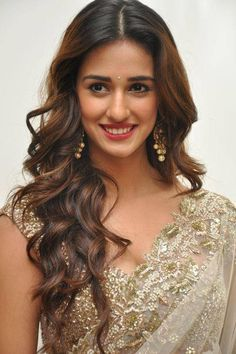
#> input picture data/001_TheGorgeousDishaPatani.jpg, 236 x 354 px, found by its file name
$ python rough.py
#> lines starting #> are read from the running program, lines starting #| are printed output that depends on the picture
### utils/directory_utils.py
import os

resources_directory = "F:/StudyMaterial/Efforts/technical/Machine Learning/pyCharmWorkspace/data_science/zdata"

def add_resources_to_path():
    print("Old Directory:: " + os.getcwd())
    directory_1 = os.getcwd() + "/zdata"
    condition_1 = os.getcwd().endswith("data_science")
    directory_2 = "./zdata/"
    condition_2 = os.getcwd().endswith("zdata")
    directory_3 = os.getcwd() + "/../../../../../zdata"
    absolute_input_data_path = directory_1 if condition_1 else directory_2 if condition_2 else directory_3
    os.chdir(absolute_input_data_path)
    print("Current Directory:: " + os.getcwd())
    return absolute_input_data_path


# [11 lines of commented-out code are left out]

### ai/ml/cv/open-cv/UCF-CRCV/rough.py
import matplotlib
import cv2
import numpy as np

from directory_utils import add_resources_to_path
from ml.utils.visual_utils import show_grid_via_matplotlib

absolute_input_image_path = add_resources_to_path() + "/001_TheGorgeousDishaPatani.jpg"
gorgeous_disha = cv2.imread(absolute_input_image_path, cv2.IMREAD_COLOR)
#> gorgeous_disha is the input picture: shape (354, 236, 3); mean B, G, R 115, 133.7, 157.5


image = gorgeous_disha.copy()
# I just resized the image to a quarter of its original size
image = cv2.resize(image, (0, 0), None, .25, .25)
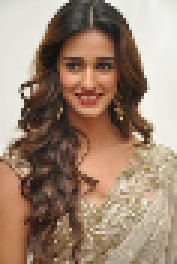
#> image: shape (88, 59, 3) (shown 3 times larger); mean B, G, R 115.2, 133.8, 157.6
grey = cv2.cvtColor(image, cv2.COLOR_RGB2GRAY)
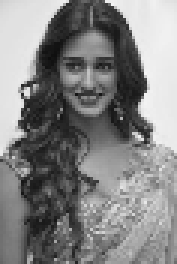
#> grey: shape (88, 59) (shown 3 times larger); min 14, max 245, mean 131
# Make the grey scale image have three channels
grey_3_channel = cv2.cvtColor(grey, cv2.COLOR_GRAY2BGR)
numpy_vertical = np.vstack((image, grey_3_channel))
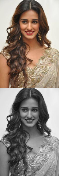
#> numpy_vertical: shape (176, 59, 3); mean B, G, R 123.1, 132.4, 144.3
numpy_horizontal = np.hstack((image, grey_3_channel))
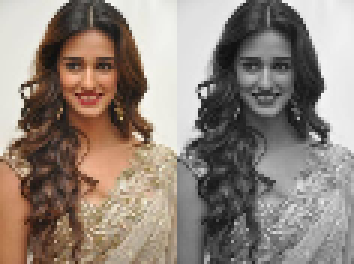
#> numpy_horizontal: shape (88, 118, 3) (shown 3 times larger); mean B, G, R 123.1, 132.4, 144.3
numpy_vertical_concat = np.concatenate((image, grey_3_channel), axis=0)
numpy_horizontal_concat = np.concatenate((image, grey_3_channel), axis=1)

# cv2.imshow('Main', image)
cv2.imshow('Numpy Vertical', numpy_vertical)
# cv2.imshow('Numpy Horizontal', numpy_horizontal)
# cv2.imshow('Numpy Vertical Concat', numpy_vertical_concat)
# cv2.imshow('Numpy Horizontal Concat', numpy_horizontal_concat)

cv2.waitKey()
